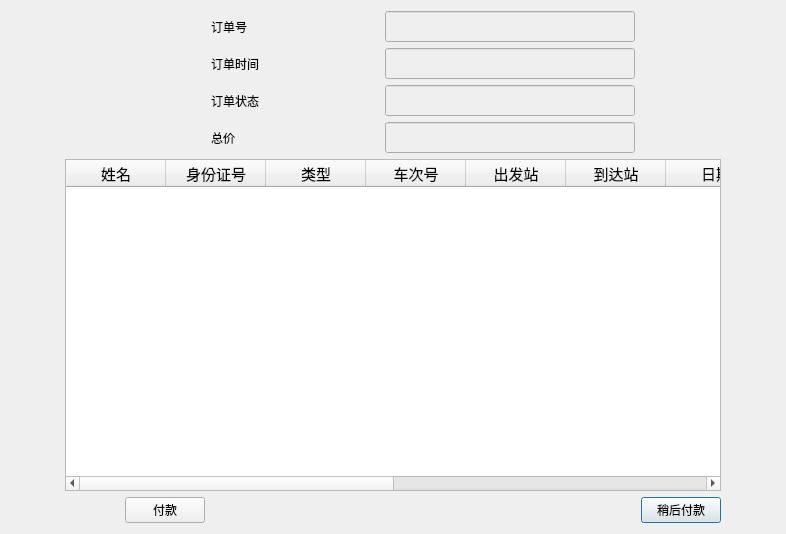
<?xml version="1.0" encoding="UTF-8"?>
<ui version="4.0">
 <class>OrderDialog</class>
 <widget class="QDialog" name="OrderDialog">
  <property name="geometry">
   <rect>
    <x>0</x>
    <y>0</y>
    <width>786</width>
    <height>534</height>
   </rect>
  </property>
  <property name="windowTitle">
   <string>Dialog</string>
  </property>
  <layout class="QGridLayout" name="gridLayout">
   <item row="0" column="3">
    <widget class="QLabel" name="label">
     <property name="text">
      <string>订单号</string>
     </property>
     <property name="buddy">
      <cstring>order_id_edit</cstring>
     </property>
    </widget>
   </item>
   <item row="0" column="4">
    <widget class="QLineEdit" name="order_id_edit">
     <property name="enabled">
      <bool>false</bool>
     </property>
     <property name="minimumSize">
      <size>
       <width>250</width>
       <height>0</height>
      </size>
     </property>
     <property name="font">
      <font>
       <family>黑体</family>
       <pointsize>12</pointsize>
      </font>
     </property>
    </widget>
   </item>
   <item row="1" column="1" rowspan="2">
    <spacer name="horizontalSpacer">
     <property name="orientation">
      <enum>Qt::Horizontal</enum>
     </property>
     <property name="sizeHint" stdset="0">
      <size>
       <width>80</width>
       <height>20</height>
      </size>
     </property>
    </spacer>
   </item>
   <item row="1" column="4">
    <widget class="QLineEdit" name="order_time_edit">
     <property name="enabled">
      <bool>false</bool>
     </property>
     <property name="font">
      <font>
       <family>黑体</family>
       <pointsize>12</pointsize>
      </font>
     </property>
    </widget>
   </item>
   <item row="2" column="3">
    <widget class="QLabel" name="label_8">
     <property name="text">
      <string>订单状态</string>
     </property>
     <property name="buddy">
      <cstring>order_status_edit</cstring>
     </property>
    </widget>
   </item>
   <item row="2" column="4">
    <widget class="QLineEdit" name="order_status_edit">
     <property name="enabled">
      <bool>false</bool>
     </property>
     <property name="font">
      <font>
       <family>黑体</family>
       <pointsize>12</pointsize>
      </font>
     </property>
    </widget>
   </item>
   <item row="2" column="5">
    <spacer name="horizontalSpacer_3">
     <property name="orientation">
      <enum>Qt::Horizontal</enum>
     </property>
     <property name="sizeHint" stdset="0">
      <size>
       <width>79</width>
       <height>20</height>
      </size>
     </property>
    </spacer>
   </item>
   <item row="3" column="3">
    <widget class="QLabel" name="label_9">
     <property name="text">
      <string>总价</string>
     </property>
     <property name="buddy">
      <cstring>total_price_edit</cstring>
     </property>
    </widget>
   </item>
   <item row="1" column="3">
    <widget class="QLabel" name="label_2">
     <property name="text">
      <string>订单时间</string>
     </property>
     <property name="buddy">
      <cstring>order_time_edit</cstring>
     </property>
    </widget>
   </item>
   <item row="3" column="4">
    <widget class="QLineEdit" name="total_price_edit">
     <property name="enabled">
      <bool>false</bool>
     </property>
     <property name="font">
      <font>
       <family>黑体</family>
       <pointsize>12</pointsize>
      </font>
     </property>
    </widget>
   </item>
   <item row="6" column="6">
    <spacer name="horizontalSpacer_6">
     <property name="orientation">
      <enum>Qt::Horizontal</enum>
     </property>
     <property name="sizeHint" stdset="0">
      <size>
       <width>80</width>
       <height>20</height>
      </size>
     </property>
    </spacer>
   </item>
   <item row="6" column="5">
    <widget class="QPushButton" name="later_pay_button">
     <property name="text">
      <string>稍后付款</string>
     </property>
     <property name="icon">
      <iconset resource="qss.qrc">
       <normaloff>:/new/icon/icon/退票.png</normaloff>:/new/icon/icon/退票.png</iconset>
     </property>
    </widget>
   </item>
   <item row="5" column="6">
    <spacer name="horizontalSpacer_7">
     <property name="orientation">
      <enum>Qt::Horizontal</enum>
     </property>
     <property name="sizeHint" stdset="0">
      <size>
       <width>80</width>
       <height>20</height>
      </size>
     </property>
    </spacer>
   </item>
   <item row="4" column="0">
    <spacer name="horizontalSpacer_4">
     <property name="orientation">
      <enum>Qt::Horizontal</enum>
     </property>
     <property name="sizeHint" stdset="0">
      <size>
       <width>80</width>
       <height>20</height>
      </size>
     </property>
    </spacer>
   </item>
   <item row="6" column="2">
    <widget class="QPushButton" name="pay_button">
     <property name="text">
      <string>付款</string>
     </property>
     <property name="icon">
      <iconset resource="qss.qrc">
       <normaloff>:/new/icon/icon/支付.png</normaloff>:/new/icon/icon/支付.png</iconset>
     </property>
    </widget>
   </item>
   <item row="6" column="3">
    <spacer name="horizontalSpacer_2">
     <property name="orientation">
      <enum>Qt::Horizontal</enum>
     </property>
     <property name="sizeHint" stdset="0">
      <size>
       <width>193</width>
       <height>20</height>
      </size>
     </property>
    </spacer>
   </item>
   <item row="6" column="1">
    <spacer name="horizontalSpacer_5">
     <property name="orientation">
      <enum>Qt::Horizontal</enum>
     </property>
     <property name="sizeHint" stdset="0">
      <size>
       <width>80</width>
       <height>20</height>
      </size>
     </property>
    </spacer>
   </item>
   <item row="4" column="1" rowspan="2" colspan="5">
    <widget class="QTableWidget" name="passenger_table">
     <property name="font">
      <font>
       <family>黑体</family>
       <pointsize>11</pointsize>
      </font>
     </property>
     <column>
      <property name="text">
       <string>姓名</string>
      </property>
     </column>
     <column>
      <property name="text">
       <string>身份证号</string>
      </property>
     </column>
     <column>
      <property name="text">
       <string>类型</string>
      </property>
     </column>
     <column>
      <property name="text">
       <string>车次号</string>
      </property>
     </column>
     <column>
      <property name="text">
       <string>出发站</string>
      </property>
     </column>
     <column>
      <property name="text">
       <string>到达站</string>
      </property>
     </column>
     <column>
      <property name="text">
       <string>日期</string>
      </property>
     </column>
     <column>
      <property name="text">
       <string>车厢号</string>
      </property>
     </column>
     <column>
      <property name="text">
       <string>座位号</string>
      </property>
     </column>
     <column>
      <property name="text">
       <string>座位类型</string>
      </property>
     </column>
     <column>
      <property name="text">
       <string>价格</string>
      </property>
     </column>
     <column>
      <property name="text">
       <string>状态</string>
      </property>
     </column>
    </widget>
   </item>
  </layout>
 </widget>
 <resources>
  <include location="qss.qrc"/>
 </resources>
 <connections/>
</ui>
